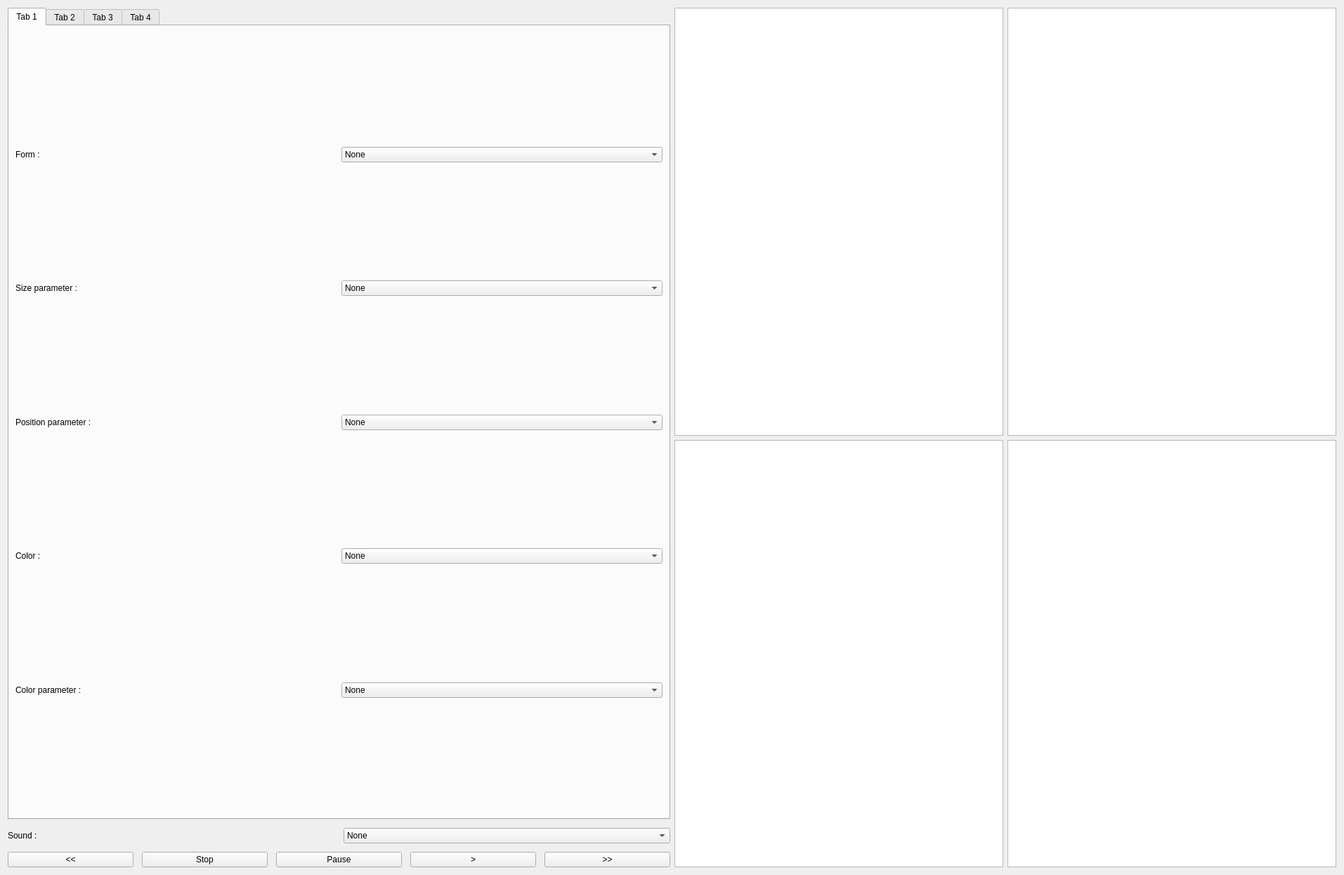
<?xml version="1.0" encoding="UTF-8"?>
<ui version="4.0">
 <class>Form</class>
 <widget class="QWidget" name="Form">
  <property name="geometry">
   <rect>
    <x>0</x>
    <y>0</y>
    <width>1913</width>
    <height>1245</height>
   </rect>
  </property>
  <property name="mouseTracking">
   <bool>false</bool>
  </property>
  <property name="tabletTracking">
   <bool>false</bool>
  </property>
  <property name="windowTitle">
   <string>Form</string>
  </property>
  <layout class="QGridLayout" name="gridLayout_2">
   <item row="0" column="0">
    <layout class="QHBoxLayout" name="horizontalLayout">
     <property name="sizeConstraint">
      <enum>QLayout::SetDefaultConstraint</enum>
     </property>
     <item>
      <layout class="QVBoxLayout" name="verticalLayout_2">
       <property name="spacing">
        <number>12</number>
       </property>
       <property name="sizeConstraint">
        <enum>QLayout::SetDefaultConstraint</enum>
       </property>
       <property name="leftMargin">
        <number>0</number>
       </property>
       <property name="rightMargin">
        <number>0</number>
       </property>
       <item>
        <widget class="QTabWidget" name="tabWidget">
         <property name="currentIndex">
          <number>0</number>
         </property>
         <widget class="QWidget" name="tab">
          <attribute name="title">
           <string>Tab 1</string>
          </attribute>
          <layout class="QGridLayout" name="gridLayout_3">
           <property name="sizeConstraint">
            <enum>QLayout::SetDefaultConstraint</enum>
           </property>
           <item row="0" column="0">
            <layout class="QVBoxLayout" name="verticalLayout">
             <item>
              <spacer name="verticalSpacer_6">
               <property name="orientation">
                <enum>Qt::Vertical</enum>
               </property>
               <property name="sizeHint" stdset="0">
                <size>
                 <width>20</width>
                 <height>40</height>
                </size>
               </property>
              </spacer>
             </item>
             <item>
              <layout class="QHBoxLayout" name="horizontalLayout_3">
               <item>
                <widget class="QLabel" name="FormLabel_a">
                 <property name="maximumSize">
                  <size>
                   <width>16777215</width>
                   <height>16777215</height>
                  </size>
                 </property>
                 <property name="text">
                  <string>Form :</string>
                 </property>
                 <property name="textFormat">
                  <enum>Qt::AutoText</enum>
                 </property>
                </widget>
               </item>
               <item>
                <widget class="QComboBox" name="SizeParametreComboBox_a">
                 <item>
                  <property name="text">
                   <string>None</string>
                  </property>
                 </item>
                 <item>
                  <property name="text">
                   <string>Square</string>
                  </property>
                 </item>
                 <item>
                  <property name="text">
                   <string>Circle</string>
                  </property>
                 </item>
                 <item>
                  <property name="text">
                   <string>Ellipse</string>
                  </property>
                 </item>
                 <item>
                  <property name="text">
                   <string>Triangle</string>
                  </property>
                 </item>
                </widget>
               </item>
              </layout>
             </item>
             <item>
              <spacer name="verticalSpacer">
               <property name="orientation">
                <enum>Qt::Vertical</enum>
               </property>
               <property name="sizeHint" stdset="0">
                <size>
                 <width>20</width>
                 <height>40</height>
                </size>
               </property>
              </spacer>
             </item>
             <item>
              <layout class="QHBoxLayout" name="horizontalLayout_5">
               <item>
                <widget class="QLabel" name="SizeParameterLabel_a">
                 <property name="text">
                  <string>Size parameter :</string>
                 </property>
                </widget>
               </item>
               <item>
                <widget class="QComboBox" name="SizeParameterComboBox_a">
                 <item>
                  <property name="text">
                   <string>None</string>
                  </property>
                 </item>
                 <item>
                  <property name="text">
                   <string>RMS</string>
                  </property>
                 </item>
                 <item>
                  <property name="text">
                   <string>Spectral flatness</string>
                  </property>
                 </item>
                 <item>
                  <property name="text">
                   <string>Spectral centroid</string>
                  </property>
                 </item>
                </widget>
               </item>
              </layout>
             </item>
             <item>
              <spacer name="verticalSpacer_2">
               <property name="orientation">
                <enum>Qt::Vertical</enum>
               </property>
               <property name="sizeHint" stdset="0">
                <size>
                 <width>20</width>
                 <height>40</height>
                </size>
               </property>
              </spacer>
             </item>
             <item>
              <layout class="QHBoxLayout" name="horizontalLayout_6">
               <item>
                <widget class="QLabel" name="PositionParameterLabel_a">
                 <property name="text">
                  <string>Position parameter :</string>
                 </property>
                </widget>
               </item>
               <item>
                <widget class="QComboBox" name="PositionParameterComboBox_a">
                 <item>
                  <property name="text">
                   <string>None</string>
                  </property>
                 </item>
                 <item>
                  <property name="text">
                   <string>RMS</string>
                  </property>
                 </item>
                 <item>
                  <property name="text">
                   <string>Spectral flatness</string>
                  </property>
                 </item>
                 <item>
                  <property name="text">
                   <string>Spectral centroid</string>
                  </property>
                 </item>
                </widget>
               </item>
              </layout>
             </item>
             <item>
              <spacer name="verticalSpacer_3">
               <property name="orientation">
                <enum>Qt::Vertical</enum>
               </property>
               <property name="sizeHint" stdset="0">
                <size>
                 <width>20</width>
                 <height>40</height>
                </size>
               </property>
              </spacer>
             </item>
             <item>
              <layout class="QHBoxLayout" name="horizontalLayout_4">
               <item>
                <widget class="QLabel" name="ColorLabel_a">
                 <property name="text">
                  <string>Color :</string>
                 </property>
                </widget>
               </item>
               <item>
                <widget class="QComboBox" name="ColorComboBox_a">
                 <item>
                  <property name="text">
                   <string>None</string>
                  </property>
                 </item>
                 <item>
                  <property name="text">
                   <string>Red</string>
                  </property>
                 </item>
                 <item>
                  <property name="text">
                   <string>Blue</string>
                  </property>
                 </item>
                 <item>
                  <property name="text">
                   <string>Green</string>
                  </property>
                 </item>
                 <item>
                  <property name="text">
                   <string>Yellow</string>
                  </property>
                 </item>
                 <item>
                  <property name="text">
                   <string>Grey</string>
                  </property>
                 </item>
                 <item>
                  <property name="text">
                   <string>Rainbow</string>
                  </property>
                 </item>
                </widget>
               </item>
              </layout>
             </item>
             <item>
              <spacer name="verticalSpacer_4">
               <property name="orientation">
                <enum>Qt::Vertical</enum>
               </property>
               <property name="sizeHint" stdset="0">
                <size>
                 <width>20</width>
                 <height>40</height>
                </size>
               </property>
              </spacer>
             </item>
             <item>
              <layout class="QHBoxLayout" name="horizontalLayout_2">
               <item>
                <widget class="QLabel" name="ColorParameterLabel_a">
                 <property name="text">
                  <string>Color parameter :</string>
                 </property>
                </widget>
               </item>
               <item>
                <widget class="QComboBox" name="FormComboBox_a">
                 <item>
                  <property name="text">
                   <string>None</string>
                  </property>
                 </item>
                 <item>
                  <property name="text">
                   <string>RMS</string>
                  </property>
                 </item>
                 <item>
                  <property name="text">
                   <string>Spectral flatness</string>
                  </property>
                 </item>
                 <item>
                  <property name="text">
                   <string>Spectral centroid</string>
                  </property>
                 </item>
                </widget>
               </item>
              </layout>
             </item>
             <item>
              <spacer name="verticalSpacer_5">
               <property name="orientation">
                <enum>Qt::Vertical</enum>
               </property>
               <property name="sizeHint" stdset="0">
                <size>
                 <width>20</width>
                 <height>40</height>
                </size>
               </property>
              </spacer>
             </item>
            </layout>
           </item>
          </layout>
         </widget>
         <widget class="QWidget" name="tab_2">
          <attribute name="title">
           <string>Tab 2</string>
          </attribute>
          <layout class="QGridLayout" name="gridLayout_4">
           <item row="0" column="0">
            <layout class="QVBoxLayout" name="verticalLayout_6">
             <item>
              <spacer name="verticalSpacer_7">
               <property name="orientation">
                <enum>Qt::Vertical</enum>
               </property>
               <property name="sizeHint" stdset="0">
                <size>
                 <width>20</width>
                 <height>40</height>
                </size>
               </property>
              </spacer>
             </item>
             <item>
              <layout class="QHBoxLayout" name="horizontalLayout_7">
               <item>
                <widget class="QLabel" name="FormLabel_b">
                 <property name="text">
                  <string>Form :</string>
                 </property>
                 <property name="textFormat">
                  <enum>Qt::AutoText</enum>
                 </property>
                </widget>
               </item>
               <item>
                <widget class="QComboBox" name="FormComboBox_b">
                 <item>
                  <property name="text">
                   <string>None</string>
                  </property>
                 </item>
                 <item>
                  <property name="text">
                   <string>Square</string>
                  </property>
                 </item>
                 <item>
                  <property name="text">
                   <string>Circle</string>
                  </property>
                 </item>
                 <item>
                  <property name="text">
                   <string>Ellipse</string>
                  </property>
                 </item>
                 <item>
                  <property name="text">
                   <string>Triangle</string>
                  </property>
                 </item>
                </widget>
               </item>
              </layout>
             </item>
             <item>
              <spacer name="verticalSpacer_8">
               <property name="orientation">
                <enum>Qt::Vertical</enum>
               </property>
               <property name="sizeHint" stdset="0">
                <size>
                 <width>20</width>
                 <height>40</height>
                </size>
               </property>
              </spacer>
             </item>
             <item>
              <layout class="QHBoxLayout" name="horizontalLayout_8">
               <item>
                <widget class="QLabel" name="SizeParameterLabel_b">
                 <property name="text">
                  <string>Size parameter :</string>
                 </property>
                </widget>
               </item>
               <item>
                <widget class="QComboBox" name="SizeParameterComboBox_b">
                 <item>
                  <property name="text">
                   <string>None</string>
                  </property>
                 </item>
                 <item>
                  <property name="text">
                   <string>RMS</string>
                  </property>
                 </item>
                 <item>
                  <property name="text">
                   <string>Spectral flatness</string>
                  </property>
                 </item>
                 <item>
                  <property name="text">
                   <string>Spectral centroid</string>
                  </property>
                 </item>
                </widget>
               </item>
              </layout>
             </item>
             <item>
              <spacer name="verticalSpacer_9">
               <property name="orientation">
                <enum>Qt::Vertical</enum>
               </property>
               <property name="sizeHint" stdset="0">
                <size>
                 <width>20</width>
                 <height>40</height>
                </size>
               </property>
              </spacer>
             </item>
             <item>
              <layout class="QHBoxLayout" name="horizontalLayout_9">
               <item>
                <widget class="QLabel" name="PositionParameterLabel_b">
                 <property name="text">
                  <string>Position parameter :</string>
                 </property>
                </widget>
               </item>
               <item>
                <widget class="QComboBox" name="PositionParameterComboBox_b">
                 <item>
                  <property name="text">
                   <string>None</string>
                  </property>
                 </item>
                 <item>
                  <property name="text">
                   <string>RMS</string>
                  </property>
                 </item>
                 <item>
                  <property name="text">
                   <string>Spectral flatness</string>
                  </property>
                 </item>
                 <item>
                  <property name="text">
                   <string>Spectral centroid</string>
                  </property>
                 </item>
                </widget>
               </item>
              </layout>
             </item>
             <item>
              <spacer name="verticalSpacer_10">
               <property name="orientation">
                <enum>Qt::Vertical</enum>
               </property>
               <property name="sizeHint" stdset="0">
                <size>
                 <width>20</width>
                 <height>40</height>
                </size>
               </property>
              </spacer>
             </item>
             <item>
              <layout class="QHBoxLayout" name="horizontalLayout_10">
               <item>
                <widget class="QLabel" name="ColorLabel_b">
                 <property name="text">
                  <string>Color :</string>
                 </property>
                </widget>
               </item>
               <item>
                <widget class="QComboBox" name="ColorComboBox_b">
                 <item>
                  <property name="text">
                   <string>None</string>
                  </property>
                 </item>
                 <item>
                  <property name="text">
                   <string>Red</string>
                  </property>
                 </item>
                 <item>
                  <property name="text">
                   <string>Blue</string>
                  </property>
                 </item>
                 <item>
                  <property name="text">
                   <string>Green</string>
                  </property>
                 </item>
                 <item>
                  <property name="text">
                   <string>Yellow</string>
                  </property>
                 </item>
                 <item>
                  <property name="text">
                   <string>Grey</string>
                  </property>
                 </item>
                 <item>
                  <property name="text">
                   <string>Rainbow</string>
                  </property>
                 </item>
                </widget>
               </item>
              </layout>
             </item>
             <item>
              <spacer name="verticalSpacer_11">
               <property name="orientation">
                <enum>Qt::Vertical</enum>
               </property>
               <property name="sizeHint" stdset="0">
                <size>
                 <width>20</width>
                 <height>40</height>
                </size>
               </property>
              </spacer>
             </item>
             <item>
              <layout class="QHBoxLayout" name="horizontalLayout_11">
               <item>
                <widget class="QLabel" name="ColorParameterLabel_b">
                 <property name="text">
                  <string>Color parameter :</string>
                 </property>
                </widget>
               </item>
               <item>
                <widget class="QComboBox" name="ColorParameterComboBox_b">
                 <item>
                  <property name="text">
                   <string>None</string>
                  </property>
                 </item>
                 <item>
                  <property name="text">
                   <string>RMS</string>
                  </property>
                 </item>
                 <item>
                  <property name="text">
                   <string>Spectral flatness</string>
                  </property>
                 </item>
                 <item>
                  <property name="text">
                   <string>Spectral centroid</string>
                  </property>
                 </item>
                </widget>
               </item>
              </layout>
             </item>
             <item>
              <spacer name="verticalSpacer_12">
               <property name="orientation">
                <enum>Qt::Vertical</enum>
               </property>
               <property name="sizeHint" stdset="0">
                <size>
                 <width>20</width>
                 <height>40</height>
                </size>
               </property>
              </spacer>
             </item>
            </layout>
           </item>
          </layout>
         </widget>
         <widget class="QWidget" name="tab_3">
          <attribute name="title">
           <string>Tab 3</string>
          </attribute>
          <layout class="QGridLayout" name="gridLayout_5">
           <item row="0" column="0">
            <layout class="QVBoxLayout" name="verticalLayout_5">
             <item>
              <spacer name="verticalSpacer_13">
               <property name="orientation">
                <enum>Qt::Vertical</enum>
               </property>
               <property name="sizeHint" stdset="0">
                <size>
                 <width>20</width>
                 <height>40</height>
                </size>
               </property>
              </spacer>
             </item>
             <item>
              <layout class="QHBoxLayout" name="horizontalLayout_12">
               <item>
                <widget class="QLabel" name="FormLabel_c">
                 <property name="text">
                  <string>Form :</string>
                 </property>
                 <property name="textFormat">
                  <enum>Qt::AutoText</enum>
                 </property>
                </widget>
               </item>
               <item>
                <widget class="QComboBox" name="FormComboBox_c">
                 <item>
                  <property name="text">
                   <string>None</string>
                  </property>
                 </item>
                 <item>
                  <property name="text">
                   <string>Square</string>
                  </property>
                 </item>
                 <item>
                  <property name="text">
                   <string>Circle</string>
                  </property>
                 </item>
                 <item>
                  <property name="text">
                   <string>Ellipse</string>
                  </property>
                 </item>
                 <item>
                  <property name="text">
                   <string>Triangle</string>
                  </property>
                 </item>
                </widget>
               </item>
              </layout>
             </item>
             <item>
              <spacer name="verticalSpacer_14">
               <property name="orientation">
                <enum>Qt::Vertical</enum>
               </property>
               <property name="sizeHint" stdset="0">
                <size>
                 <width>20</width>
                 <height>40</height>
                </size>
               </property>
              </spacer>
             </item>
             <item>
              <layout class="QHBoxLayout" name="horizontalLayout_13">
               <item>
                <widget class="QLabel" name="SizeParameterLabel_c">
                 <property name="text">
                  <string>Size parameter :</string>
                 </property>
                </widget>
               </item>
               <item>
                <widget class="QComboBox" name="SizeParameterComboBox_c">
                 <item>
                  <property name="text">
                   <string>None</string>
                  </property>
                 </item>
                 <item>
                  <property name="text">
                   <string>RMS</string>
                  </property>
                 </item>
                 <item>
                  <property name="text">
                   <string>Spectral flatness</string>
                  </property>
                 </item>
                 <item>
                  <property name="text">
                   <string>Spectral centroid</string>
                  </property>
                 </item>
                </widget>
               </item>
              </layout>
             </item>
             <item>
              <spacer name="verticalSpacer_15">
               <property name="orientation">
                <enum>Qt::Vertical</enum>
               </property>
               <property name="sizeHint" stdset="0">
                <size>
                 <width>20</width>
                 <height>40</height>
                </size>
               </property>
              </spacer>
             </item>
             <item>
              <layout class="QHBoxLayout" name="horizontalLayout_14">
               <item>
                <widget class="QLabel" name="PositionParameterLabel_c">
                 <property name="text">
                  <string>Position parameter :</string>
                 </property>
                </widget>
               </item>
               <item>
                <widget class="QComboBox" name="PositionParameterComboBox_c">
                 <item>
                  <property name="text">
                   <string>None</string>
                  </property>
                 </item>
                 <item>
                  <property name="text">
                   <string>RMS</string>
                  </property>
                 </item>
                 <item>
                  <property name="text">
                   <string>Spectral flatness</string>
                  </property>
                 </item>
                 <item>
                  <property name="text">
                   <string>Spectral centroid</string>
                  </property>
                 </item>
                </widget>
               </item>
              </layout>
             </item>
             <item>
              <spacer name="verticalSpacer_16">
               <property name="orientation">
                <enum>Qt::Vertical</enum>
               </property>
               <property name="sizeHint" stdset="0">
                <size>
                 <width>20</width>
                 <height>40</height>
                </size>
               </property>
              </spacer>
             </item>
             <item>
              <layout class="QHBoxLayout" name="horizontalLayout_15">
               <item>
                <widget class="QLabel" name="ColorLabel_c">
                 <property name="text">
                  <string>Color :</string>
                 </property>
                </widget>
               </item>
               <item>
                <widget class="QComboBox" name="ColorComboBox_c">
                 <item>
                  <property name="text">
                   <string>None</string>
                  </property>
                 </item>
                 <item>
                  <property name="text">
                   <string>Red</string>
                  </property>
                 </item>
                 <item>
                  <property name="text">
                   <string>Blue</string>
                  </property>
                 </item>
                 <item>
                  <property name="text">
                   <string>Green</string>
                  </property>
                 </item>
                 <item>
                  <property name="text">
                   <string>Yellow</string>
                  </property>
                 </item>
                 <item>
                  <property name="text">
                   <string>Grey</string>
                  </property>
                 </item>
                 <item>
                  <property name="text">
                   <string>Rainbow</string>
                  </property>
                 </item>
                </widget>
               </item>
              </layout>
             </item>
             <item>
              <spacer name="verticalSpacer_17">
               <property name="orientation">
                <enum>Qt::Vertical</enum>
               </property>
               <property name="sizeHint" stdset="0">
                <size>
                 <width>20</width>
                 <height>40</height>
                </size>
               </property>
              </spacer>
             </item>
             <item>
              <layout class="QHBoxLayout" name="horizontalLayout_16">
               <item>
                <widget class="QLabel" name="ColorParameterLabel_c">
                 <property name="text">
                  <string>Color parameter :</string>
                 </property>
                </widget>
               </item>
               <item>
                <widget class="QComboBox" name="ColorParameterComboBox_c">
                 <item>
                  <property name="text">
                   <string>None</string>
                  </property>
                 </item>
                 <item>
                  <property name="text">
                   <string>RMS</string>
                  </property>
                 </item>
                 <item>
                  <property name="text">
                   <string>Spectral flatness</string>
                  </property>
                 </item>
                 <item>
                  <property name="text">
                   <string>Spectral centroid</string>
                  </property>
                 </item>
                </widget>
               </item>
              </layout>
             </item>
             <item>
              <spacer name="verticalSpacer_18">
               <property name="orientation">
                <enum>Qt::Vertical</enum>
               </property>
               <property name="sizeHint" stdset="0">
                <size>
                 <width>20</width>
                 <height>40</height>
                </size>
               </property>
              </spacer>
             </item>
            </layout>
           </item>
          </layout>
         </widget>
         <widget class="QWidget" name="tab_4">
          <attribute name="title">
           <string>Tab 4</string>
          </attribute>
          <layout class="QGridLayout" name="gridLayout_6">
           <item row="0" column="0">
            <layout class="QVBoxLayout" name="verticalLayout_7">
             <item>
              <spacer name="verticalSpacer_19">
               <property name="orientation">
                <enum>Qt::Vertical</enum>
               </property>
               <property name="sizeHint" stdset="0">
                <size>
                 <width>20</width>
                 <height>40</height>
                </size>
               </property>
              </spacer>
             </item>
             <item>
              <layout class="QHBoxLayout" name="horizontalLayout_17">
               <item>
                <widget class="QLabel" name="FormLabel_d">
                 <property name="text">
                  <string>Form :</string>
                 </property>
                 <property name="textFormat">
                  <enum>Qt::AutoText</enum>
                 </property>
                </widget>
               </item>
               <item>
                <widget class="QComboBox" name="FormComboBox_d">
                 <item>
                  <property name="text">
                   <string>None</string>
                  </property>
                 </item>
                 <item>
                  <property name="text">
                   <string>Square</string>
                  </property>
                 </item>
                 <item>
                  <property name="text">
                   <string>Circle</string>
                  </property>
                 </item>
                 <item>
                  <property name="text">
                   <string>Ellipse</string>
                  </property>
                 </item>
                 <item>
                  <property name="text">
                   <string>Triangle</string>
                  </property>
                 </item>
                </widget>
               </item>
              </layout>
             </item>
             <item>
              <spacer name="verticalSpacer_20">
               <property name="orientation">
                <enum>Qt::Vertical</enum>
               </property>
               <property name="sizeHint" stdset="0">
                <size>
                 <width>20</width>
                 <height>40</height>
                </size>
               </property>
              </spacer>
             </item>
             <item>
              <layout class="QHBoxLayout" name="horizontalLayout_18">
               <item>
                <widget class="QLabel" name="SizeParameterLabel_d">
                 <property name="text">
                  <string>Size parameter :</string>
                 </property>
                </widget>
               </item>
               <item>
                <widget class="QComboBox" name="SizeParameterComboBox_d">
                 <item>
                  <property name="text">
                   <string>None</string>
                  </property>
                 </item>
                 <item>
                  <property name="text">
                   <string>RMS</string>
                  </property>
                 </item>
                 <item>
                  <property name="text">
                   <string>Spectral flatness</string>
                  </property>
                 </item>
                 <item>
                  <property name="text">
                   <string>Spectral centroid</string>
                  </property>
                 </item>
                </widget>
               </item>
              </layout>
             </item>
             <item>
              <spacer name="verticalSpacer_21">
               <property name="orientation">
                <enum>Qt::Vertical</enum>
               </property>
               <property name="sizeHint" stdset="0">
                <size>
                 <width>20</width>
                 <height>40</height>
                </size>
               </property>
              </spacer>
             </item>
             <item>
              <layout class="QHBoxLayout" name="horizontalLayout_19">
               <item>
                <widget class="QLabel" name="PositionParameterLabel_d">
                 <property name="text">
                  <string>Position parameter :</string>
                 </property>
                </widget>
               </item>
               <item>
                <widget class="QComboBox" name="PositionParameterComboBox_d">
                 <item>
                  <property name="text">
                   <string>None</string>
                  </property>
                 </item>
                 <item>
                  <property name="text">
                   <string>RMS</string>
                  </property>
                 </item>
                 <item>
                  <property name="text">
                   <string>Spectral flatness</string>
                  </property>
                 </item>
                 <item>
                  <property name="text">
                   <string>Spectral centroid</string>
                  </property>
                 </item>
                </widget>
               </item>
              </layout>
             </item>
             <item>
              <spacer name="verticalSpacer_22">
               <property name="orientation">
                <enum>Qt::Vertical</enum>
               </property>
               <property name="sizeHint" stdset="0">
                <size>
                 <width>20</width>
                 <height>40</height>
                </size>
               </property>
              </spacer>
             </item>
             <item>
              <layout class="QHBoxLayout" name="horizontalLayout_20">
               <item>
                <widget class="QLabel" name="ColorLabel_d">
                 <property name="text">
                  <string>Color :</string>
                 </property>
                </widget>
               </item>
               <item>
                <widget class="QComboBox" name="ColorComboBox_d">
                 <item>
                  <property name="text">
                   <string>None</string>
                  </property>
                 </item>
                 <item>
                  <property name="text">
                   <string>Red</string>
                  </property>
                 </item>
                 <item>
                  <property name="text">
                   <string>Blue</string>
                  </property>
                 </item>
                 <item>
                  <property name="text">
                   <string>Green</string>
                  </property>
                 </item>
                 <item>
                  <property name="text">
                   <string>Yellow</string>
                  </property>
                 </item>
                 <item>
                  <property name="text">
                   <string>Grey</string>
                  </property>
                 </item>
                 <item>
                  <property name="text">
                   <string>Rainbow</string>
                  </property>
                 </item>
                </widget>
               </item>
              </layout>
             </item>
             <item>
              <spacer name="verticalSpacer_23">
               <property name="orientation">
                <enum>Qt::Vertical</enum>
               </property>
               <property name="sizeHint" stdset="0">
                <size>
                 <width>20</width>
                 <height>40</height>
                </size>
               </property>
              </spacer>
             </item>
             <item>
              <layout class="QHBoxLayout" name="horizontalLayout_21">
               <item>
                <widget class="QLabel" name="ColorParameterLabel_d">
                 <property name="text">
                  <string>Color parameter :</string>
                 </property>
                </widget>
               </item>
               <item>
                <widget class="QComboBox" name="ColorParameterComboBox_d">
                 <item>
                  <property name="text">
                   <string>None</string>
                  </property>
                 </item>
                 <item>
                  <property name="text">
                   <string>RMS</string>
                  </property>
                 </item>
                 <item>
                  <property name="text">
                   <string>Spectral flatness</string>
                  </property>
                 </item>
                 <item>
                  <property name="text">
                   <string>Spectral centroid</string>
                  </property>
                 </item>
                </widget>
               </item>
              </layout>
             </item>
             <item>
              <spacer name="verticalSpacer_24">
               <property name="orientation">
                <enum>Qt::Vertical</enum>
               </property>
               <property name="sizeHint" stdset="0">
                <size>
                 <width>20</width>
                 <height>40</height>
                </size>
               </property>
              </spacer>
             </item>
            </layout>
           </item>
          </layout>
         </widget>
        </widget>
       </item>
       <item>
        <layout class="QVBoxLayout" name="SoundLayout">
         <item>
          <layout class="QHBoxLayout" name="SoundChoiseLayout">
           <item>
            <widget class="QLabel" name="SoundLabel">
             <property name="text">
              <string>Sound :</string>
             </property>
            </widget>
           </item>
           <item>
            <widget class="QComboBox" name="SoundComboBox">
             <item>
              <property name="text">
               <string>None</string>
              </property>
             </item>
             <item>
              <property name="text">
               <string>Sound 1</string>
              </property>
             </item>
             <item>
              <property name="text">
               <string>Sound 2</string>
              </property>
             </item>
             <item>
              <property name="text">
               <string>Sound 3</string>
              </property>
             </item>
             <item>
              <property name="text">
               <string>Sound 4</string>
              </property>
             </item>
             <item>
              <property name="text">
               <string>Sound 5</string>
              </property>
             </item>
             <item>
              <property name="text">
               <string>Sound 6</string>
              </property>
             </item>
             <item>
              <property name="text">
               <string>Sound 7</string>
              </property>
             </item>
             <item>
              <property name="text">
               <string>Sound 8</string>
              </property>
             </item>
             <item>
              <property name="text">
               <string>Sound 9</string>
              </property>
             </item>
             <item>
              <property name="text">
               <string>Sound 10</string>
              </property>
             </item>
             <item>
              <property name="text">
               <string>Sound 11</string>
              </property>
             </item>
            </widget>
           </item>
          </layout>
         </item>
         <item>
          <layout class="QHBoxLayout" name="PushButtonLayout" stretch="0,0,0,0,0">
           <item>
            <widget class="QPushButton" name="BackPushButton">
             <property name="text">
              <string>&lt;&lt;</string>
             </property>
            </widget>
           </item>
           <item>
            <widget class="QPushButton" name="pushButton_2">
             <property name="text">
              <string>Stop</string>
             </property>
            </widget>
           </item>
           <item>
            <widget class="QPushButton" name="PausePushButton">
             <property name="text">
              <string>Pause</string>
             </property>
             <property name="icon">
              <iconset theme="triangle">
               <normaloff>.</normaloff>.</iconset>
             </property>
            </widget>
           </item>
           <item>
            <widget class="QPushButton" name="pushButton">
             <property name="text">
              <string>&gt;</string>
             </property>
            </widget>
           </item>
           <item>
            <widget class="QPushButton" name="FrontPushButton">
             <property name="text">
              <string>&gt;&gt;</string>
             </property>
            </widget>
           </item>
          </layout>
         </item>
         <item>
          <layout class="QHBoxLayout" name="TimeLayout"/>
         </item>
        </layout>
       </item>
      </layout>
     </item>
     <item>
      <layout class="QGridLayout" name="gridLayout">
       <item row="1" column="1">
        <widget class="QGraphicsView" name="GraphicWindow_d"/>
       </item>
       <item row="0" column="1">
        <widget class="QGraphicsView" name="GraphicWindow_b"/>
       </item>
       <item row="0" column="0">
        <widget class="QGraphicsView" name="GraphicWindow_a"/>
       </item>
       <item row="1" column="0">
        <widget class="QGraphicsView" name="GraphicWindow_c"/>
       </item>
      </layout>
     </item>
    </layout>
   </item>
  </layout>
 </widget>
 <resources/>
 <connections/>
</ui>
